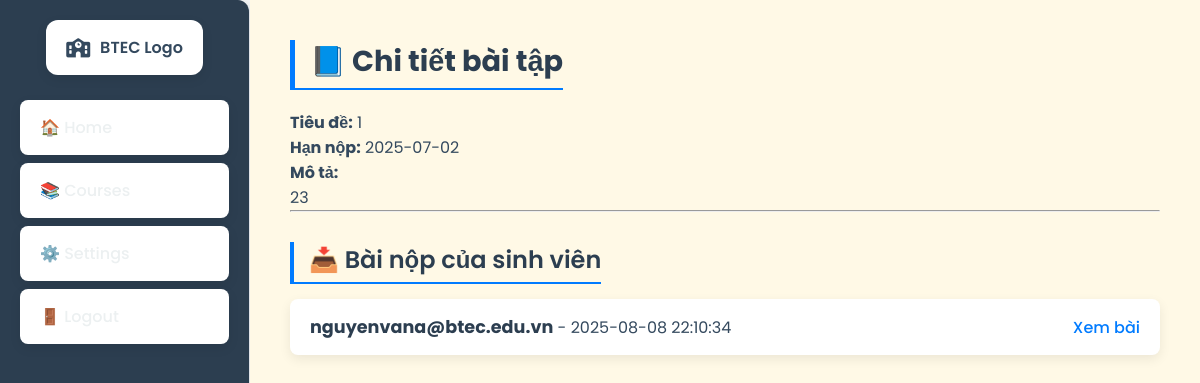
The app's page /lms_btec/register/main/assignment.php?course_id=1&assignment_id=1 (signed in) with its own data.
### tables this page shows
CREATE TABLE `assignment` (
  `assignment_id` int(11) NOT NULL,
  `course_id` int(11) DEFAULT NULL,
  `title` varchar(255) DEFAULT NULL,
  `description` text DEFAULT NULL,
  `deadline` date DEFAULT NULL
);

CREATE TABLE `submission` (
  `submission_id` int(11) NOT NULL,
  `assignment_id` int(11) NOT NULL,
  `student_id` int(11) NOT NULL,
  `file_path` varchar(255) NOT NULL,
  `submitted_at` datetime DEFAULT current_timestamp()
);

CREATE TABLE `student` (
  `student_id` int(11) NOT NULL,
  `email` varchar(100) DEFAULT NULL,
  `password` varchar(255) DEFAULT NULL,
  `role_id` int(11) DEFAULT NULL,
  `full_name` varchar(100) DEFAULT NULL,
  `dob` date DEFAULT NULL,
  `address` varchar(255) DEFAULT NULL,
  `gender` enum('male','female','other') DEFAULT NULL
);

### lms_btec/register/main/assignment.php (the view, shortened to what this page needs)
<?php
include '../register/db_connect.php';
$userRole = $_SESSION['role'];
$assignmentId = $_GET['assignment_id'] ?? null;
$stmt = $conn->prepare("SELECT * FROM assignment WHERE assignment_id = ?");
$stmt->bind_param("i", $assignmentId);
$stmt->execute();
$assignment = $stmt->get_result()->fetch_assoc();
?>
<!DOCTYPE html>
<html lang="vi">
<head>
    <link rel="stylesheet" href="https://cdnjs.cloudflare.com/ajax/libs/font-awesome/6.4.0/css/all.min.css">
    <link rel="stylesheet" href="style.css">
    <link rel="stylesheet" href="stylee.css">
</head>
<body>
<div class="container">
  <div class="sidebar">
        <div class="sidebar-logo">
            <i class="fas fa-school"></i>
            <span>BTEC Logo</span>
        </div>
    <a href="main.php?page=home" class="<?= ($page === 'home') ? 'active' : '' ?>">🏠 Home</a>
    <a href="courses.php" class="<?= ($page === 'courses') ? 'active' : '' ?>">📚 Courses</a>
    <a href="settings.php" class="<?= ($page === 'settings') ? 'active' : '' ?>">⚙️ Settings</a>
    <a href="logout.php" class="<?= ($page === 'logout') ? 'active' : '' ?>">🚪 Logout</a>
  </div>
    <div class="main-wrapper">
        <div class="main-content">
            <h2>📘 Chi tiết bài tập</h2>
            <?php if ($assignment): ?>
                <div class="assignment-details">
                    <p><strong>Tiêu đề:</strong> <?= htmlspecialchars($assignment['title']) ?></p>
                    <p><strong>Hạn nộp:</strong> <?= $assignment['deadline'] ?></p>
                    <p><strong>Mô tả:</strong><br><?= nl2br(htmlspecialchars($assignment['description'])) ?></p>
                </div>
            <?php else: ?>
                <p style="color:red;">Bài tập không tồn tại.</p>
            <?php endif; ?>
            <?php if ($userRole === 'teacher'): ?>
                <hr>
                <h3>📥 Bài nộp của sinh viên</h3>
                <ul class="submission-list">
                <?php
                $stmt = $conn->prepare("SELECT s.file_path, s.submitted_at, st.email
                    FROM submission s
                    JOIN student st ON s.student_id = st.student_id
                    WHERE s.assignment_id = ?");
                $stmt->bind_param("i", $assignmentId);
                $stmt->execute();
                $subs = $stmt->get_result();
                while ($row = $subs->fetch_assoc()):
                ?>
                    <li>
                        <span><strong><?= htmlspecialchars($row['email']) ?></strong> - <?= $row['submitted_at'] ?></span>
                        <a href="<?= $row['file_path'] ?>" target="_blank">Xem bài</a>
                    </li>
                <?php endwhile; ?>
                </ul>
            <?php endif; ?>
        </div>
    </div>
</div>
</body>
</html>

### lms_btec/register/main/style.css (style rules this page uses)
* { box-sizing: border-box; }
body { margin: 0; font-family: 'Segoe UI', Tahoma, Geneva, Verdana, sans-serif; background-color: #f5f7fa; color: #333; height: 100vh; display: flex; flex-direction: column; }
.container { display: flex; height: 100vh; overflow: hidden; }
.sidebar { width: 280px; background-color: #ffffff; padding: 30px 20px; border-right: 1px solid #e1e4e8; display: flex; flex-direction: column; align-items: center; overflow-y: auto; box-shadow: 2px 0 5px rgba(0,0,0,0.05); transition: width 0.3s ease; }
.sidebar a { display: block; padding: 14px 20px; margin: 10px 0; width: 100%; font-size: 16px; color: #444; text-decoration: none; background-color: #f9f9f9; text-align: center; border-radius: 8px; box-shadow: inset 0 0 5px rgba(0,0,0,0.03); transition: background-color 0.3s, box-shadow 0.3s; }
.main-wrapper { flex: 1; display: flex; flex-direction: column; background-color: #fcfcfc; overflow: hidden; }
.main-content { flex: 1; padding: 35px 50px; overflow-y: auto; background-color: #fff9e6; border-radius: 0 0 0 12px; }
.main-content h2 { margin-bottom: 25px; font-size: 28px; font-weight: 700; color: #222; }

### lms_btec/register/main/stylee.css (style rules this page uses)
:root { --primary-color: #0d6efd; --secondary-color: #6c757d; --background-color: #f7f7f7; --card-bg-color: #ffffff; --sidebar-bg-color: #2c3e50; --sidebar-link-color: #ecf0f1; --sidebar-active-color: #ffffff; --border-color: #dee2e6; --text-color: #34495e; --heading-color: #2c3e50; --shadow: 0 0.5rem 1rem rgba(0, 0, 0, 0.08); --hover-shadow: 0 0.75rem 1.5rem rgba(0, 0, 0, 0.15); }
* { box-sizing: border-box; margin: 0; padding: 0; font-family: 'Poppins', sans-serif; }
body { background-color: var(--background-color); color: var(--text-color); }
.container { display: flex; min-height: 100vh; }
.sidebar { width: 250px; background-color: #2c3e50; display: flex; flex-direction: column; padding: 20px 10px; box-shadow: 2px 0 10px rgba(0, 0, 0, 0.1); transition: width 0.3s ease; flex-shrink: 0; border-radius: 0 12px 12px 0; }
.sidebar-logo { background-color: white; color: #34495e; padding: 15px 20px; text-align: center; font-weight: 600; margin: 0 10px 25px 10px; border-radius: 12px; box-shadow: var(--shadow); display: flex; align-items: center; justify-content: center; gap: 10px; }
.sidebar-logo i { font-size: 1.2rem; color: #34495e; }
.sidebar a { background-color: white; color: #34495e; text-decoration: none; padding: 15px 20px; margin: 0 10px 12px 10px; border-radius: 12px; transition: all 0.3s ease; display: flex; align-items: center; gap: 15px; font-weight: 500; box-shadow: var(--shadow); }
.main-wrapper { flex: 1; display: flex; flex-direction: column; }
.main-content { padding: 40px; flex: 1; overflow-y: auto; }
.main-content h2 { font-size: 1.8rem; color: var(--heading-color); margin-bottom: 20px; border-left: 5px solid var(--primary-color); padding-left: 15px; }
.main-content h3 { font-size: 1.5rem; color: var(--heading-color); margin-top: 30px; margin-bottom: 15px; border-bottom: 2px solid var(--primary-color); padding-bottom: 5px; display: inline-block; }

### records on screen
assignment: title "1", deadline "2025-07-02", description "23"
submission: student.email "nguyenvana@btec.edu.vn", submitted_at "2025-08-08 22:10:34"
